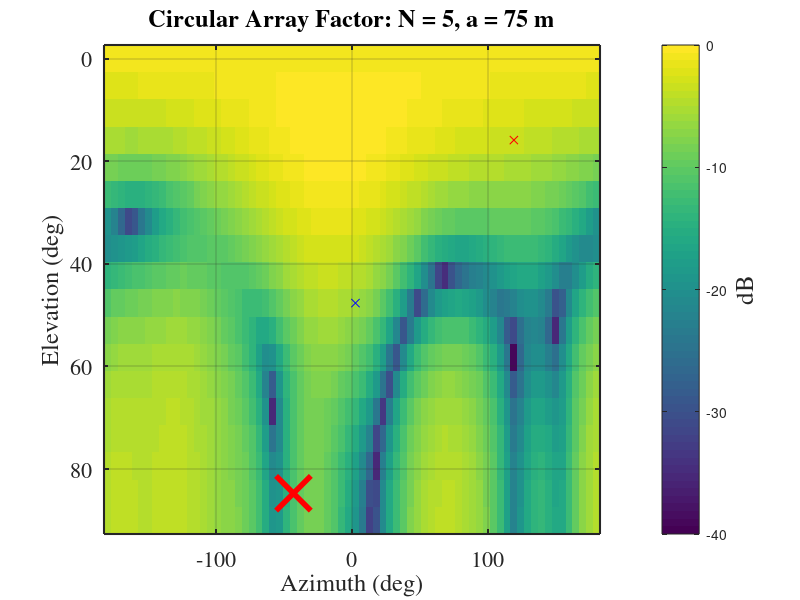
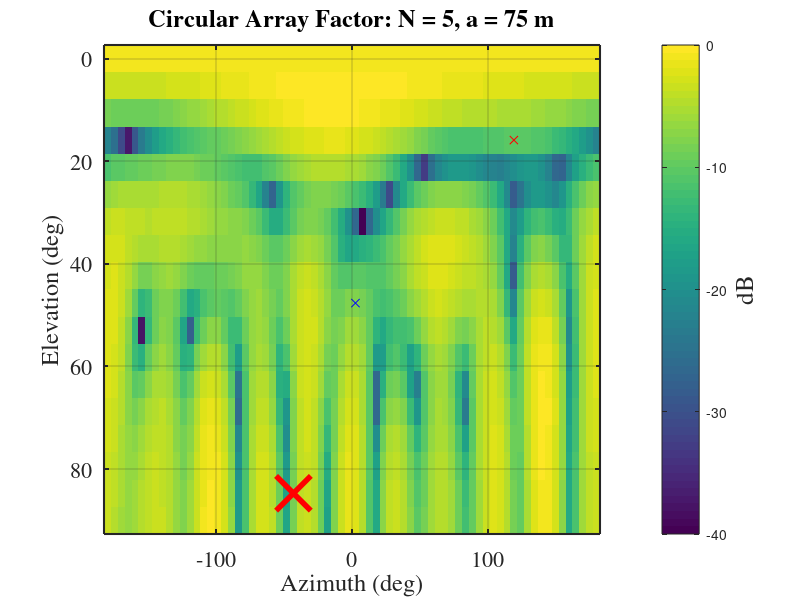
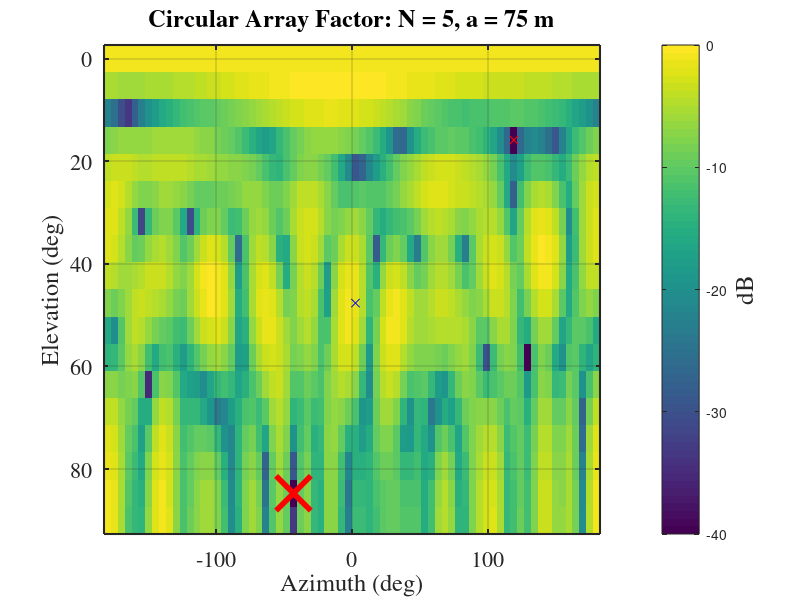
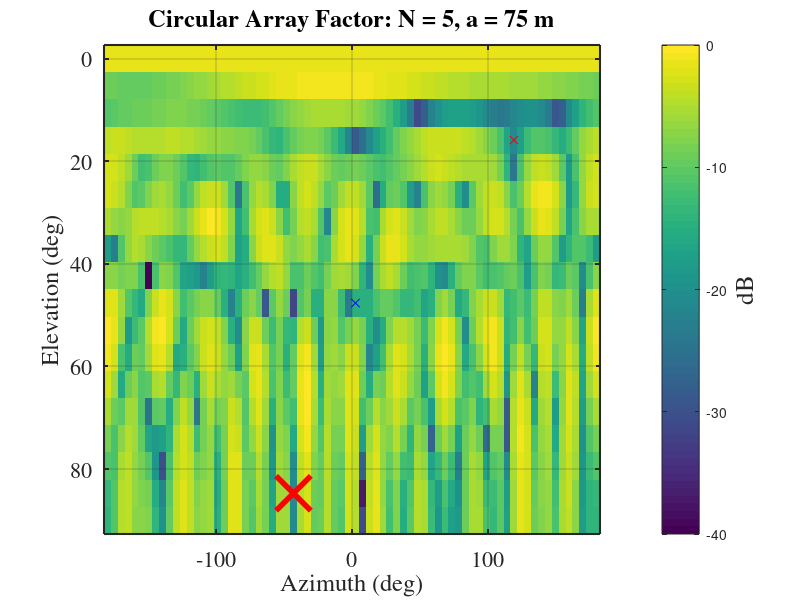

The MATLAB script that drew these images, in order:
clc; clear all; close all;

load variablescmaes.mat
params = varargin;
In = bestever.x(1:2:end) + 1i*bestever.x(2:2:end);
% Array Configuration
N = params{1}{1};           % number of elements in array
phi_n = params{1}{2};       % angular location of elements
a = params{1}{3};                 % radius of circular array (meters)
freq = params{1}{4};            % Frequencies (Hz)

% EM constants
e0 = 8.85e-12;
m0 = 4*pi*1e-7;
c0 = 1/sqrt(m0*e0);

beta = 2*pi*freq/c0;

% Far field parameters
phi = params{1}{5};
theta = params{1}{6};

[PP, TT] = meshgrid(phi,theta);

Efar = zeros(length(freq),size(PP,1),size(PP,2));
for ff = 1:length(freq)
    Etemp = zeros(size(PP));
    for nn = 1:N
        Etemp = Etemp + In(nn)*exp(1i*a*beta(ff)*cos(PP-phi_n(nn)).*sin(TT));
    end
    Efar(ff,:,:) = Etemp/max(max(Etemp));         % normalize pattern
end

Efar = 20*log10(abs(Efar));

% Goals
% Max Target
ind_max_phi = params{1}{7};
ind_max_theta = params{1}{8};
% Null Target
ind_null_phi = params{1}{9};
ind_null_theta = params{1}{10};

for ff = 1:length(freq)
    figure(ff)
    imagesc(phi*180/pi,theta*180/pi,squeeze(Efar(ff,:,:)))
    hold on
    plot(phi(ind_max_phi)*180/pi,theta(ind_max_theta)*180/pi,'bx',...
        phi(ind_null_phi(1))*180/pi,theta(ind_null_theta(1))*180/pi,'rx',...
        phi(ind_null_phi(2))*180/pi,theta(ind_null_theta(2))*180/pi,'rx',...
        'markersize',25,'linewidth',4)
    hold off
    cb = colorbar;
    caxis([-40 0])
    tname = sprintf('Circular Array Factor: N = %i, a = %d m',N,a);
    title(tname,'fontname','times','fontsize',20)
    % xlabel('\phi (deg)','fontname','times','fontsize',18)
    % ylabel('\theta (deg)','fontname','times','fontsize',18)
    xlabel('Azimuth (deg)','fontname','times','fontsize',18)
    ylabel('Elevation (deg)','fontname','times','fontsize',18)
    ylabel(cb,'dB','fontname','times','fontsize',18)
    grid on
    set(gca,'linewidth',1.5,'fontname','times','fontsize',16)
end